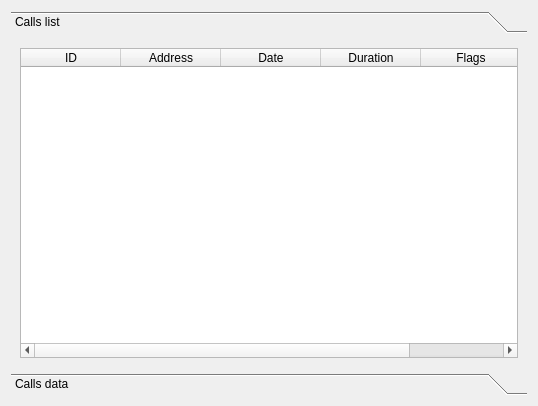
<?xml version="1.0" encoding="UTF-8"?>
<ui version="4.0">
 <class>CallHistory</class>
 <widget class="QWidget" name="CallHistory">
  <property name="geometry">
   <rect>
    <x>0</x>
    <y>0</y>
    <width>538</width>
    <height>406</height>
   </rect>
  </property>
  <property name="windowTitle">
   <string>Call History</string>
  </property>
  <layout class="QHBoxLayout" name="horizontalLayout_3">
   <item>
    <widget class="QToolBox" name="toolBox">
     <property name="currentIndex">
      <number>0</number>
     </property>
     <widget class="QWidget" name="page">
      <property name="geometry">
       <rect>
        <x>0</x>
        <y>0</y>
        <width>520</width>
        <height>334</height>
       </rect>
      </property>
      <attribute name="label">
       <string>Calls list</string>
      </attribute>
      <layout class="QHBoxLayout" name="horizontalLayout">
       <item>
        <widget class="QTableWidget" name="callsTable">
         <column>
          <property name="text">
           <string>ID</string>
          </property>
         </column>
         <column>
          <property name="text">
           <string>Address</string>
          </property>
         </column>
         <column>
          <property name="text">
           <string>Date</string>
          </property>
         </column>
         <column>
          <property name="text">
           <string>Duration</string>
          </property>
         </column>
         <column>
          <property name="text">
           <string>Flags</string>
          </property>
         </column>
        </widget>
       </item>
      </layout>
     </widget>
     <widget class="QWidget" name="page_2">
      <property name="geometry">
       <rect>
        <x>0</x>
        <y>0</y>
        <width>520</width>
        <height>334</height>
       </rect>
      </property>
      <attribute name="label">
       <string>Calls data</string>
      </attribute>
      <layout class="QHBoxLayout" name="horizontalLayout_2">
       <item>
        <widget class="QTableWidget" name="keysTable">
         <column>
          <property name="text">
           <string>Key</string>
          </property>
         </column>
         <column>
          <property name="text">
           <string>Value</string>
          </property>
         </column>
        </widget>
       </item>
      </layout>
     </widget>
    </widget>
   </item>
  </layout>
 </widget>
 <resources/>
 <connections/>
</ui>
